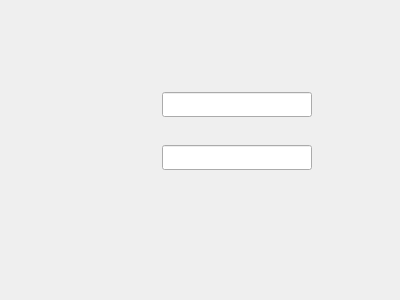
<?xml version="1.0" encoding="UTF-8"?>
<ui version="4.0">
 <class>MainWindow</class>
 <widget class="QMainWindow" name="MainWindow">
  <property name="geometry">
   <rect>
    <x>0</x>
    <y>0</y>
    <width>400</width>
    <height>300</height>
   </rect>
  </property>
  <property name="windowTitle">
   <string>MainWindow</string>
  </property>
  <widget class="QWidget" name="centralWidget">
   <layout class="QVBoxLayout" name="verticalLayout">
    <item>
     <spacer name="verticalSpacer_3">
      <property name="orientation">
       <enum>Qt::Vertical</enum>
      </property>
      <property name="sizeHint" stdset="0">
       <size>
        <width>20</width>
        <height>50</height>
       </size>
      </property>
     </spacer>
    </item>
    <item>
     <widget class="QWidget" name="widget" native="true">
      <layout class="QHBoxLayout" name="horizontalLayout">
       <item>
        <spacer name="horizontalSpacer_3">
         <property name="orientation">
          <enum>Qt::Horizontal</enum>
         </property>
         <property name="sizeHint" stdset="0">
          <size>
           <width>140</width>
           <height>20</height>
          </size>
         </property>
        </spacer>
       </item>
       <item>
        <widget class="QLineEdit" name="lineEditOne">
         <property name="sizePolicy">
          <sizepolicy hsizetype="Expanding" vsizetype="Fixed">
           <horstretch>0</horstretch>
           <verstretch>19</verstretch>
          </sizepolicy>
         </property>
         <property name="minimumSize">
          <size>
           <width>150</width>
           <height>25</height>
          </size>
         </property>
        </widget>
       </item>
       <item>
        <spacer name="horizontalSpacer_4">
         <property name="orientation">
          <enum>Qt::Horizontal</enum>
         </property>
         <property name="sizeHint" stdset="0">
          <size>
           <width>50</width>
           <height>20</height>
          </size>
         </property>
        </spacer>
       </item>
      </layout>
     </widget>
    </item>
    <item>
     <widget class="QWidget" name="widget_2" native="true">
      <layout class="QHBoxLayout" name="horizontalLayout_2">
       <item>
        <spacer name="horizontalSpacer">
         <property name="orientation">
          <enum>Qt::Horizontal</enum>
         </property>
         <property name="sizeHint" stdset="0">
          <size>
           <width>140</width>
           <height>20</height>
          </size>
         </property>
        </spacer>
       </item>
       <item>
        <widget class="QLineEdit" name="lineEditTwo">
         <property name="minimumSize">
          <size>
           <width>150</width>
           <height>25</height>
          </size>
         </property>
         <property name="echoMode">
          <enum>QLineEdit::Password</enum>
         </property>
        </widget>
       </item>
       <item>
        <spacer name="horizontalSpacer_2">
         <property name="orientation">
          <enum>Qt::Horizontal</enum>
         </property>
         <property name="sizeHint" stdset="0">
          <size>
           <width>40</width>
           <height>20</height>
          </size>
         </property>
        </spacer>
       </item>
      </layout>
     </widget>
    </item>
    <item>
     <widget class="QWidget" name="widget_3" native="true">
      <layout class="QHBoxLayout" name="horizontalLayout_3"/>
     </widget>
    </item>
    <item>
     <spacer name="verticalSpacer">
      <property name="orientation">
       <enum>Qt::Vertical</enum>
      </property>
      <property name="sizeHint" stdset="0">
       <size>
        <width>20</width>
        <height>80</height>
       </size>
      </property>
     </spacer>
    </item>
   </layout>
  </widget>
  <widget class="QMenuBar" name="menuBar">
   <property name="geometry">
    <rect>
     <x>0</x>
     <y>0</y>
     <width>400</width>
     <height>23</height>
    </rect>
   </property>
  </widget>
 </widget>
 <layoutdefault spacing="6" margin="11"/>
 <resources/>
 <connections/>
</ui>
